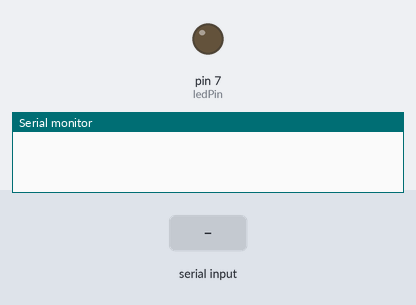
Recording of a sketch running on a simulated Arduino Uno, built with avr-gcc and run on an emulated ATmega328P. Shown: output pins drawn as LEDs (lit = HIGH), the last lines printed to the serial monitor. Dashed ring = blinking. Inputs (shaded band) come from the test bench.

Above: at 1.2 s.
1.3 s: "2" received over Serial
At 1.45 s:
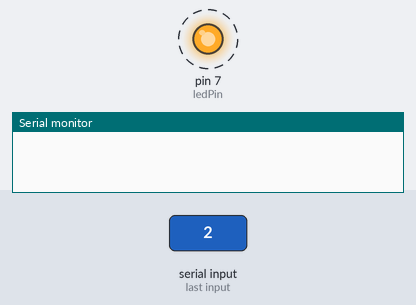
5.8 s: "1" received over Serial
At 6.7 s:
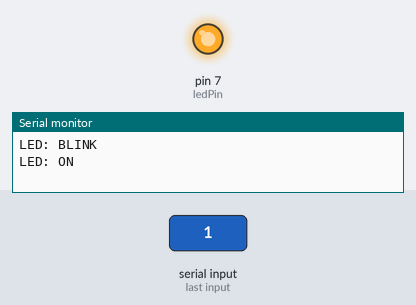
Timing chart, 0 to 8.8 s (numbered marks = the images above; inputs shaded):
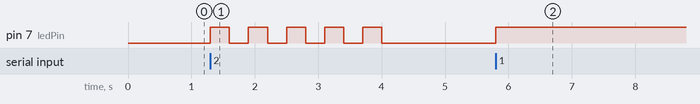

Measured:
- after the input at 1.3 s, pin 7 (ledPin): alternates HIGH for 0.30 s and LOW for 0.30 s, 10 changes in all, then stays LOW, starting at once
- after the input at 5.8 s, pin 7 (ledPin): LOW → HIGH at once

The sketch:

LED_Bluetooth.ino
```cpp
#include <SoftwareSerial.h>

#define ledPin 7
int state=0;


void setup()
{
  pinMode(ledPin, OUTPUT);
  digitalWrite(ledPin, LOW);
  Serial.begin(38400);

  }

void loop()
{
  if(Serial.available()>0)
  {
    state=Serial.read();
    }

if(state=='0')
{
  digitalWrite(ledPin, LOW);
  Serial.println("LED: OFF");
  state=0;
  }
else if(state=='1')
{
  digitalWrite(ledPin,HIGH);
  Serial.println("LED: ON");
  state=0;
  }
  else if(state=='2')
{

  digitalWrite(ledPin,HIGH);
  delay(300);
  digitalWrite(ledPin, LOW);
  delay(300);
  digitalWrite(ledPin,HIGH);
  delay(300);
  digitalWrite(ledPin, LOW);
  delay(300);
  digitalWrite(ledPin,HIGH);
  delay(300);
  digitalWrite(ledPin, LOW);
  delay(300);
  digitalWrite(ledPin,HIGH);
  delay(300);
  digitalWrite(ledPin, LOW);
  delay(300);
  digitalWrite(ledPin,HIGH);
  delay(300);
  digitalWrite(ledPin, LOW);
  delay(300);
  Serial.println("LED: BLINK");

  state=0;
  }
}
```
